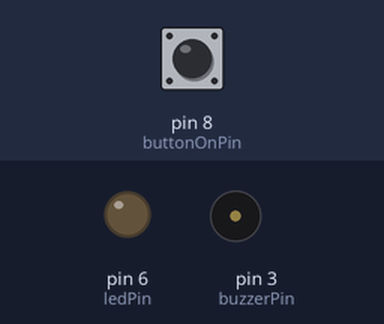
Bench run of a sketch on a simulated Arduino Uno, built with avr-gcc and run on an emulated ATmega328P. Shown: output pins drawn as LEDs (lit = HIGH), buzzer (waves = sounding, pin HIGH). The inputs (shaded band) are chosen by the test bench; at power-on: pin 8 (buttonOnPin) HIGH.

Above: at 1.2 s.
1.3 s: pin 8 (buttonOnPin) pulled LOW for 0.15 s
At 2.1 s:
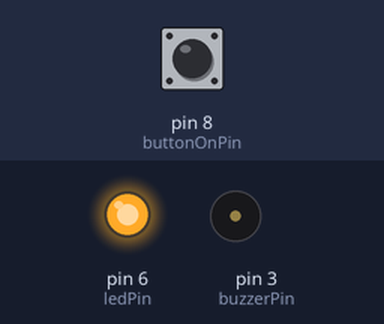
3.8 s: pin 8 (buttonOnPin) pulled LOW for 3.2 s
At 8.6 s:
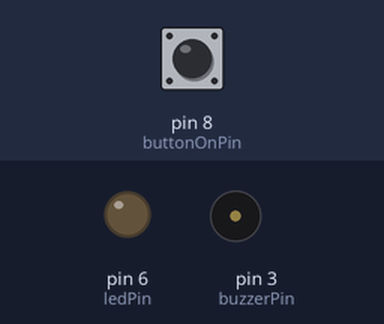
Timing chart, 0 to 10.1 s (numbered marks = the images above; inputs shaded):
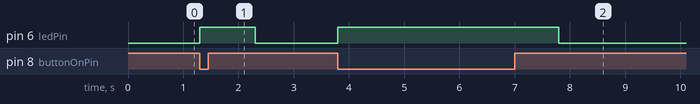

The sketch:

activeBuzzer.ino
```cpp
int buzzerPin = 3;
int ledPin = 6;
int buttonOnPin = 8;

void setup() {
  // put your setup code here, to run once:
  pinMode(buzzerPin, OUTPUT);
  pinMode(ledPin, OUTPUT);
  pinMode(buttonOnPin, INPUT_PULLUP);
}

void loop() {
  // put your main code here, to run repeatedly:
  if (digitalRead(buttonOnPin) == LOW) {
    digitalWrite(ledPin, HIGH);
    digitalWrite(buzzerPin, HIGH);
    delay(1);
    digitalWrite(buzzerPin, LOW);
    delay(999);
  } else {
    digitalWrite(ledPin, LOW);
  }
}
```

Measured:
- after the input at 1.3 s, pin 6 (ledPin): LOW → HIGH at once, → LOW 1.0 s later
- after the input at 3.8 s, pin 6 (ledPin): LOW → HIGH at once, → LOW 4.0 s later
